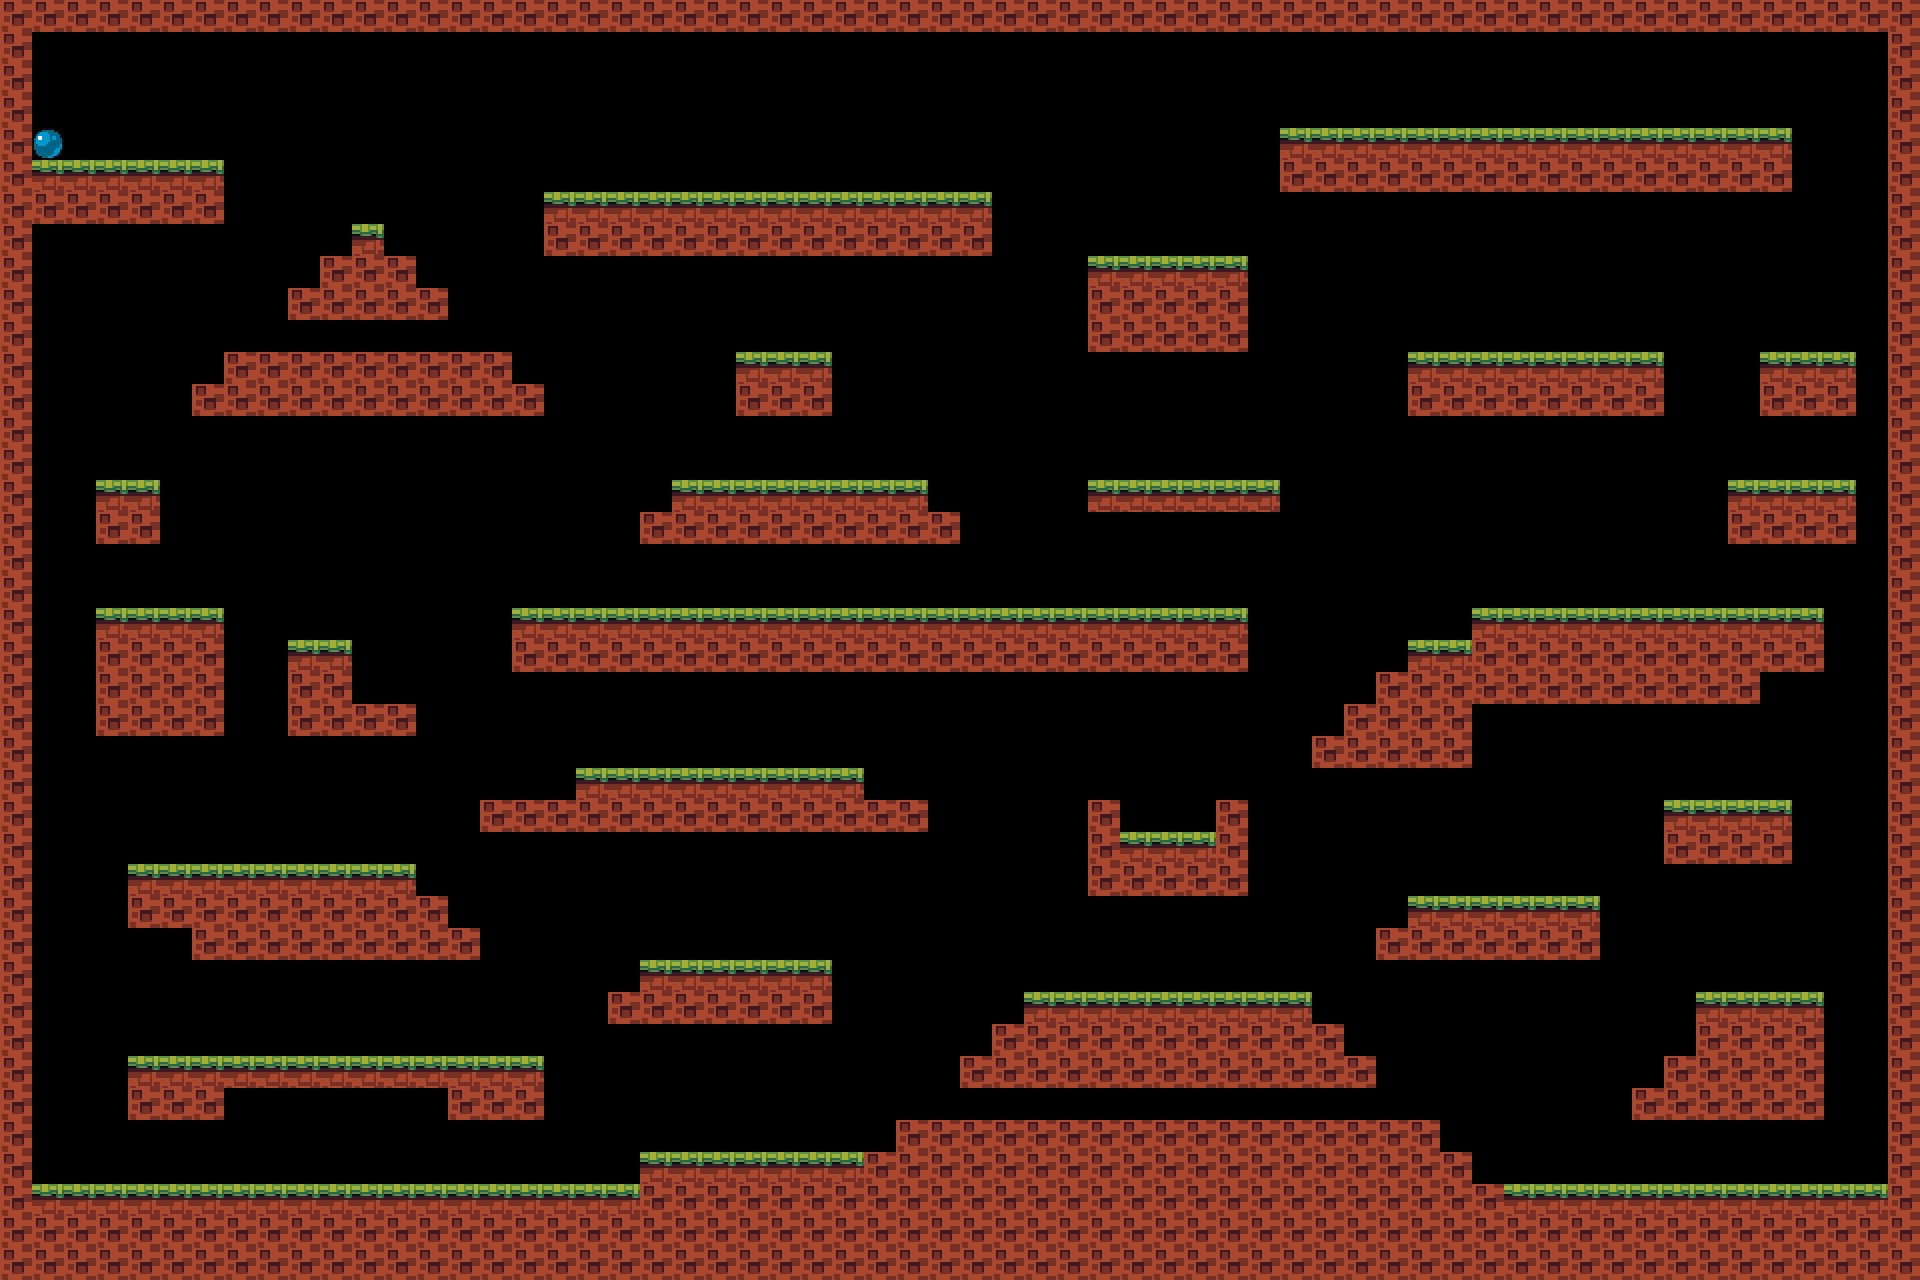

The image is a tile-based game level rendered from a .tmx file. Its description and complete source (layers, tilesets, objects, tile grids) follow:
An orthogonal 60x40 tile map with 32x32 px tiles, 1 tile layer (Tile Layer 1), 2 tilesets.

<map version="1.9" tiledversion="1.9.2" orientation="orthogonal" renderorder="right-down" width="60" height="40" tilewidth="32" tileheight="32" infinite="0" nextlayerid="2" nextobjectid="1">
 <tileset firstgid="1" name="tileset" tilewidth="32" tileheight="32" tilecount="3" columns="3">
  <image source="../assets/tileset.png" width="96" height="32" />
 </tileset>
 <tileset firstgid="4" name="tileset" tilewidth="32" tileheight="32" tilecount="3" columns="3">
  <image source="../assets/tileset.png" width="96" height="32" />
 </tileset>
 <layer id="1" name="Tile Layer 1" width="60" height="40">
  <data encoding="csv">
5,5,5,5,5,5,5,5,5,5,5,5,5,5,5,5,5,5,5,5,5,5,5,5,5,5,5,5,5,5,5,5,5,5,5,5,5,5,5,5,5,5,5,5,5,5,5,5,5,5,5,5,5,5,5,5,5,5,5,5,
5,0,0,0,0,0,0,0,0,0,0,0,0,0,0,0,0,0,0,0,0,0,0,0,0,0,0,0,0,0,0,0,0,0,0,0,0,0,0,0,0,0,0,0,0,0,0,0,0,0,0,0,0,0,0,0,0,0,0,5,
5,0,0,0,0,0,0,0,0,0,0,0,0,0,0,0,0,0,0,0,0,0,0,0,0,0,0,0,0,0,0,0,0,0,0,0,0,0,0,0,0,0,0,0,0,0,0,0,0,0,0,0,0,0,0,0,0,0,0,5,
5,0,0,0,0,0,0,0,0,0,0,0,0,0,0,0,0,0,0,0,0,0,0,0,0,0,0,0,0,0,0,0,0,0,0,0,0,0,0,0,0,0,0,0,0,0,0,0,0,0,0,0,0,0,0,0,0,0,0,5,
5,3,0,0,0,0,0,0,0,0,0,0,0,0,0,0,0,0,0,0,0,0,0,0,0,0,0,0,0,0,0,0,0,0,0,0,0,0,0,0,4,4,4,4,4,4,4,4,4,4,4,4,4,4,4,1,0,0,0,5,
5,1,1,4,4,4,4,0,0,0,0,0,0,0,0,0,0,0,0,0,0,0,0,0,0,0,0,0,0,0,0,0,0,0,0,0,0,0,0,0,5,5,5,5,5,5,5,5,5,5,5,5,5,5,5,2,0,0,0,5,
5,2,2,5,5,5,5,0,0,0,0,0,0,0,0,0,0,4,4,4,4,4,4,4,4,4,4,4,4,4,4,0,0,0,0,0,0,0,0,0,0,0,0,0,0,0,0,0,0,0,0,0,0,0,0,0,0,0,0,5,
5,0,0,0,0,0,0,0,0,0,0,4,0,0,0,0,0,5,5,5,5,5,5,5,5,5,5,5,5,5,5,0,0,0,0,0,0,0,0,0,0,0,0,0,0,0,0,0,0,0,0,0,0,0,0,0,0,0,0,5,
5,0,0,0,0,0,0,0,0,0,5,5,5,0,0,0,0,0,0,0,0,0,0,0,0,0,0,0,0,0,0,0,0,0,4,4,4,4,4,0,0,0,0,0,0,0,0,0,0,0,0,0,0,0,0,0,0,0,0,5,
5,0,0,0,0,0,0,0,0,5,5,5,5,5,0,0,0,0,0,0,0,0,0,0,0,0,0,0,0,0,0,0,0,0,5,5,5,5,5,0,0,0,0,0,0,0,0,0,0,0,0,0,0,0,0,0,0,0,0,5,
5,0,0,0,0,0,0,0,0,0,0,0,0,0,0,0,0,0,0,0,0,0,0,0,0,0,0,0,0,0,0,0,0,0,5,5,5,5,5,0,0,0,0,0,0,0,0,0,0,0,0,0,0,0,0,0,0,0,0,5,
5,0,0,0,0,0,0,5,5,5,5,5,5,5,5,5,0,0,0,0,0,0,0,4,4,4,0,0,0,0,0,0,0,0,0,0,0,0,0,0,0,0,0,0,4,4,4,4,4,4,4,4,0,0,0,1,4,4,0,5,
5,0,0,0,0,0,5,5,5,5,5,5,5,5,5,5,5,0,0,0,0,0,0,5,5,5,0,0,0,0,0,0,0,0,0,0,0,0,0,0,0,0,0,0,5,5,5,5,5,5,5,5,0,0,0,2,5,5,0,5,
5,0,0,0,0,0,0,0,0,0,0,0,0,0,0,0,0,0,0,0,0,0,0,0,0,0,0,0,0,0,0,0,0,0,0,0,0,0,0,0,0,0,0,0,0,0,0,0,0,0,0,0,0,0,0,0,0,0,0,5,
5,0,0,0,0,0,0,0,0,0,0,0,0,0,0,0,0,0,0,0,0,0,0,0,0,0,0,0,0,0,0,0,0,0,0,0,0,0,0,0,0,0,0,0,0,0,0,0,0,0,0,0,0,0,0,0,0,0,0,5,
5,0,0,4,4,0,0,0,0,0,0,0,0,0,0,0,0,0,0,0,0,4,4,4,4,4,4,4,4,0,0,0,0,0,1,1,1,1,1,1,0,0,0,0,0,0,0,0,0,0,0,0,0,0,4,4,4,4,0,5,
5,0,0,5,5,0,0,0,0,0,0,0,0,0,0,0,0,0,0,0,5,5,5,5,5,5,5,5,5,5,0,0,0,0,0,0,0,0,0,0,0,0,0,0,0,0,0,0,0,0,0,0,0,0,5,5,5,5,0,5,
5,0,0,0,0,0,0,0,0,0,0,0,0,0,0,0,0,0,0,0,0,0,0,0,0,0,0,0,0,0,0,0,0,0,0,0,0,0,0,0,0,0,0,0,0,0,0,0,0,0,0,0,0,0,0,0,0,0,0,5,
5,0,0,0,0,0,0,0,0,0,0,0,0,0,0,0,0,0,0,0,0,0,0,0,0,0,0,0,0,0,0,0,0,0,0,0,0,0,0,0,0,0,0,0,0,0,0,0,0,0,0,0,0,0,0,0,0,0,0,5,
5,0,0,4,4,4,4,0,0,0,0,0,0,0,0,0,4,4,4,4,4,4,4,4,4,4,4,4,4,4,4,4,4,4,4,4,4,4,4,0,0,0,0,0,0,0,1,1,4,4,4,4,4,4,4,4,4,0,0,5,
5,0,0,5,5,5,5,0,0,1,1,0,0,0,0,0,5,5,5,5,5,5,5,5,5,5,5,5,5,5,5,5,5,5,5,5,5,5,5,0,0,0,0,0,1,1,5,5,5,5,5,5,5,5,5,5,5,0,0,5,
5,0,0,5,5,5,5,0,0,5,5,0,0,0,0,0,0,0,0,0,0,0,0,0,0,0,0,0,0,0,0,0,0,0,0,0,0,0,0,0,0,0,0,2,2,2,2,2,2,2,2,2,2,2,2,0,0,0,0,5,
5,0,0,5,5,5,5,0,0,5,5,5,5,0,0,0,0,0,0,0,0,0,0,0,0,0,0,0,0,0,0,0,0,0,0,0,0,0,0,0,0,0,5,5,5,5,0,0,0,0,0,0,0,0,0,0,0,0,0,5,
5,0,0,0,0,0,0,0,0,0,0,0,0,0,0,0,0,0,0,0,0,0,0,0,0,0,0,0,0,0,0,0,0,0,0,0,0,0,0,0,0,5,5,5,5,5,0,0,0,0,0,0,0,0,0,0,0,0,0,5,
5,0,0,0,0,0,0,0,0,0,0,0,0,0,0,0,0,0,4,4,4,4,4,4,4,4,4,0,0,0,0,0,0,0,0,0,0,0,0,0,0,0,0,0,0,0,0,0,0,0,0,0,0,0,0,0,0,0,0,5,
5,0,0,0,0,0,0,0,0,0,0,0,0,0,0,2,5,5,5,5,5,5,5,5,5,5,5,5,5,0,0,0,0,0,5,0,0,0,5,0,0,0,0,0,0,0,0,0,0,0,0,0,1,1,1,1,0,0,0,5,
5,0,0,0,0,0,0,0,0,0,0,0,0,0,0,0,0,0,0,0,0,0,0,0,0,0,0,0,0,0,0,0,0,0,5,4,4,4,5,0,0,0,0,0,0,0,0,0,0,0,0,0,2,2,2,2,0,0,0,5,
5,0,0,0,4,4,4,4,4,4,4,4,4,0,0,0,0,0,0,0,0,0,0,0,0,0,0,0,0,0,0,0,0,0,5,5,5,5,5,0,0,0,0,0,0,0,0,0,0,0,0,0,0,0,0,0,0,0,0,5,
5,0,0,0,5,5,5,5,5,5,5,5,5,5,0,0,0,0,0,0,0,0,0,0,0,0,0,0,0,0,0,0,0,0,0,0,0,0,0,0,0,0,0,0,4,4,4,4,4,4,0,0,0,0,0,0,0,0,0,5,
5,0,0,0,0,0,5,5,5,5,5,5,5,5,5,0,0,0,0,0,0,0,0,0,0,0,0,0,0,0,0,0,0,0,0,0,0,0,0,0,0,0,0,5,5,5,5,5,5,5,0,0,0,0,0,0,0,0,0,5,
5,0,0,0,0,0,0,0,0,0,0,0,0,0,0,0,0,0,0,0,4,4,4,4,4,4,0,0,0,0,0,0,0,0,0,0,0,0,0,0,0,0,0,0,0,0,0,0,0,0,0,0,0,0,0,0,0,0,0,5,
5,0,0,0,0,0,0,0,0,0,0,0,0,0,0,0,0,0,0,5,5,5,5,5,5,5,0,0,0,0,0,0,4,4,4,4,4,4,4,4,4,0,0,0,0,0,0,0,0,0,0,0,0,4,4,4,4,0,0,5,
5,0,0,0,0,0,0,0,0,0,0,0,0,0,0,0,0,0,0,0,0,0,0,0,0,0,0,0,0,0,0,5,5,5,5,5,5,5,5,5,5,5,0,0,0,0,0,0,0,0,0,0,0,5,5,5,5,0,0,5,
5,0,0,0,4,4,4,4,4,4,4,4,4,4,4,4,4,0,0,0,0,0,0,0,0,0,0,0,0,0,5,5,5,5,5,5,5,5,5,5,5,5,5,0,0,0,0,0,0,0,0,0,5,5,5,5,5,0,0,5,
5,0,0,0,5,5,5,0,0,0,0,0,0,0,5,5,5,0,0,0,0,0,0,0,0,0,0,0,0,0,0,0,0,0,0,0,0,0,0,0,0,0,0,0,0,0,0,0,0,0,0,5,5,5,5,5,5,0,0,5,
5,0,0,0,0,0,0,0,0,0,0,0,0,0,0,0,0,0,0,0,0,0,0,0,0,0,0,0,5,5,5,5,5,5,5,5,5,5,5,5,5,5,5,5,5,0,0,0,0,0,0,0,0,0,0,0,0,0,0,5,
5,0,0,0,0,0,0,0,0,0,0,0,0,0,0,0,0,0,0,0,1,1,1,1,1,1,1,5,5,5,5,5,5,5,5,5,5,5,5,5,5,5,5,5,5,5,0,0,0,0,0,0,0,0,0,0,0,0,0,5,
5,4,4,4,4,4,4,4,4,4,4,4,4,4,4,4,4,4,4,4,2,2,2,2,2,2,2,5,5,5,5,5,5,5,5,5,5,5,5,5,5,5,5,5,5,5,5,4,4,4,4,4,4,4,4,4,4,4,4,5,
5,5,5,5,5,5,5,5,5,5,5,5,5,5,5,5,5,5,5,5,5,5,5,5,5,5,5,5,5,5,5,5,5,5,5,5,5,5,5,5,5,5,5,5,5,5,5,5,5,5,5,5,5,5,5,5,5,5,5,5,
5,5,5,5,5,5,5,5,5,5,5,5,5,5,5,5,5,5,5,5,5,5,5,5,5,5,5,5,5,5,5,5,5,5,5,5,5,5,5,5,5,5,5,5,5,5,5,5,5,5,5,5,5,5,5,5,5,5,5,5
</data>
 </layer>
</map>